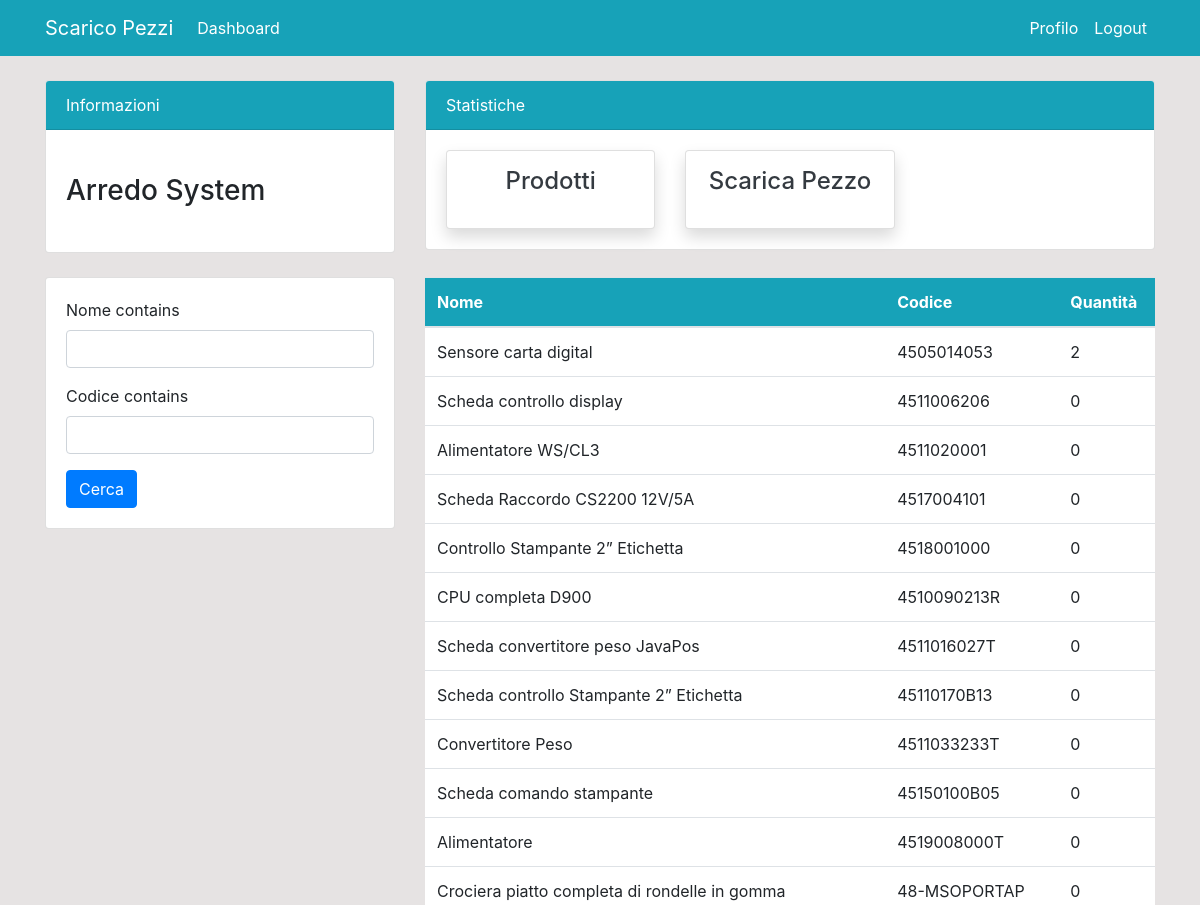
/product/ (signed in, upper part), run on an earlier commit of the app's database.
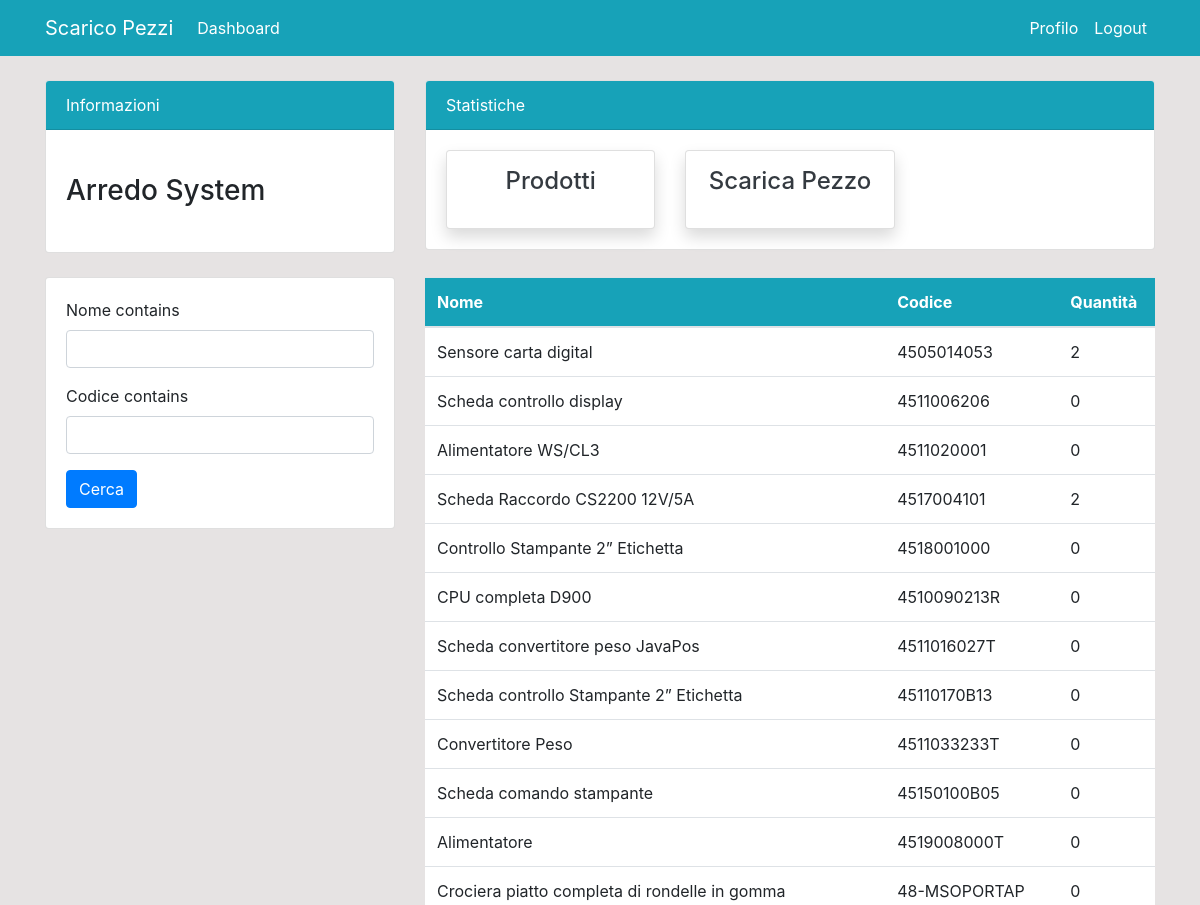
And on a later commit of the database.
### dashboard/models.py (models this page shows, shortened)
class Product(models.Model):
    nome = models.CharField(max_length=100, blank=False, null=True)
    codice = models.CharField(max_length=100, blank=False, unique=True, null=True)
    quantita = models.PositiveIntegerField(null=True)
    class Meta:
        verbose_name_plural = 'Prodotti'

### dashboard/views.py (the view)
# urls.py: path('product/', views.product, name='dashboard-product'),
@login_required
def product(request):
    items = Product.objects.all() #ORM
    myFilter = ProductFilter(request.GET, queryset=items)
    items = myFilter.qs
    if request.method == 'POST':
        form = ProductForm(request.POST)
        if form.is_valid():
            form.save()
            product_name = form.cleaned_data.get('nome')
            messages.success(request, f'{product_name} è stato aggiunto')
            return redirect('dashboard-product')
    else:
        form = ProductForm()
    context = {
        'items': items,
        'form': form,
        'myFilter': myFilter,
    }
    return render(request, 'dashboard/product.html', context)

### dashboard/forms.py
class ProductForm(forms.ModelForm):
    class Meta:
        model = Product
        fields = ['nome', 'quantita', 'codice']

### templates/dashboard/product.html (shortened to what this page needs)
{% extends 'partials/base.html' %}
{% load crispy_forms_tags %}
{% block content %}
{% include 'partials/topnav.html' %}
    <div class="container">
        <div class="row my-4">
            <div class="col-md-4">
                <div class="card card-body">
                    <form method="get">
                    {{myFilter.form | crispy}}
                    <button class="btn btn-primary" type="submit">Cerca</button>
                </div>
            </div>
            <div class="col-md-8">
                <table class="table bg-white">
                    <thead class="bg-info">
                        <tr class="text-white">
                            <th scope="col">Nome</th>
                            <th scope="col">Codice</th>
                            <th scope="col">Quantità</th>
                        </tr>
                    </thead>
                    <tbody>
                        {% for item in items %}
                        <tr>
                            <td>{{ item.nome }}</td>
                            <td>{{ item.codice }}</td>
                            <td>{{ item.quantita }}</td>
                        </tr>
                        {% endfor %}
                    </tbody>
                </table>
            </div>
        </div>
    </div>
{% endblock %}

What changed in the data, as far as the page shows it:
changed Product "Scheda Raccordo CS2200 12V/5A": quantita "0" → "2"
